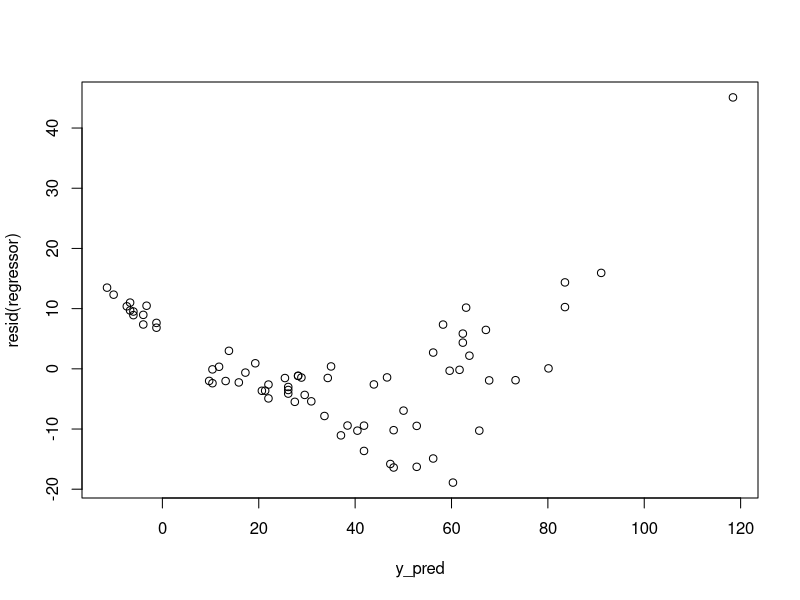
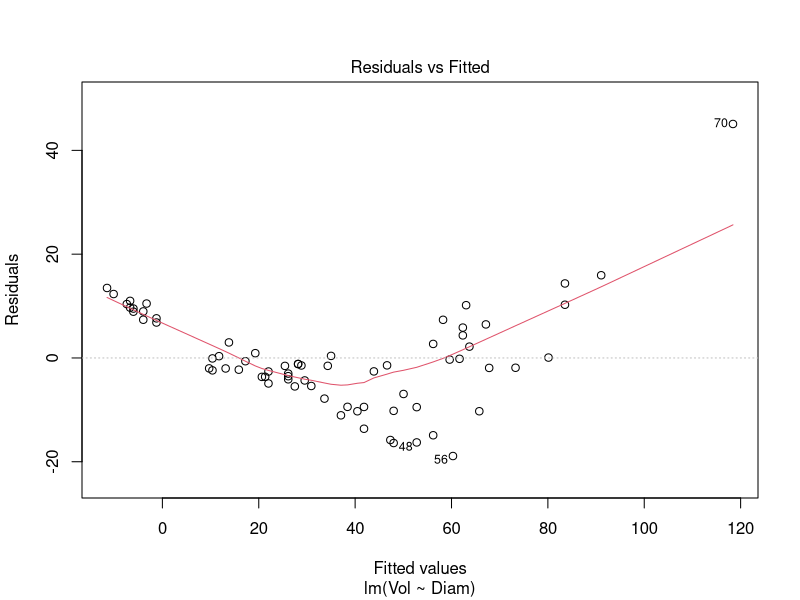
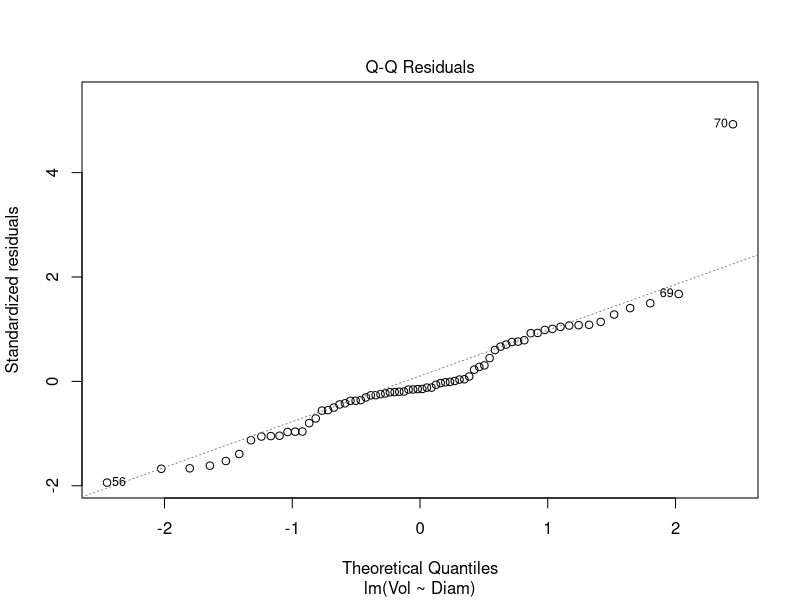
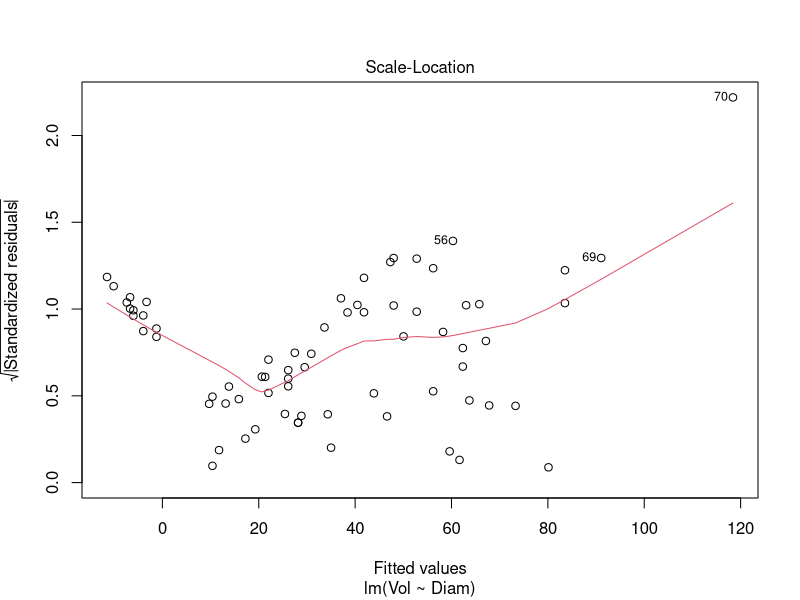
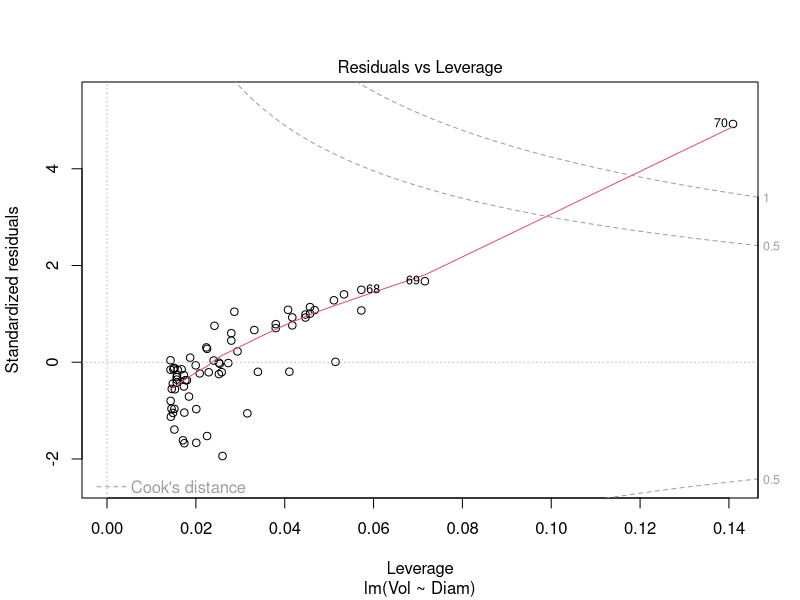

These figures' R source, in order: (Note: this script raises an error after producing the figures.)
##x and y transfermation
setwd("D:\\Data science  notes\\Data To Be Shared Before Class\\MLR\\Data Transformations")
dataset=read.csv("shortleaf.csv")
View(dataset)
names(dataset)
str(dataset)

##
regressor=lm(Vol~Diam,dataset)

y_pred=predict(regressor,newdata=dataset)

plot(y_pred,resid(regressor))
plot(regressor)

##transfermation
dataset$logDiam=log(dataset$Diam)
dataset$ligVol=log(dataset$Vol)

##model2
regressor=lm(logVol~logDiam,dataset)

y_pred=predict(regressor,newdata=dataset)

plot(y_pred,resid(regressor))
plot(regressor)
summary(regressor)
